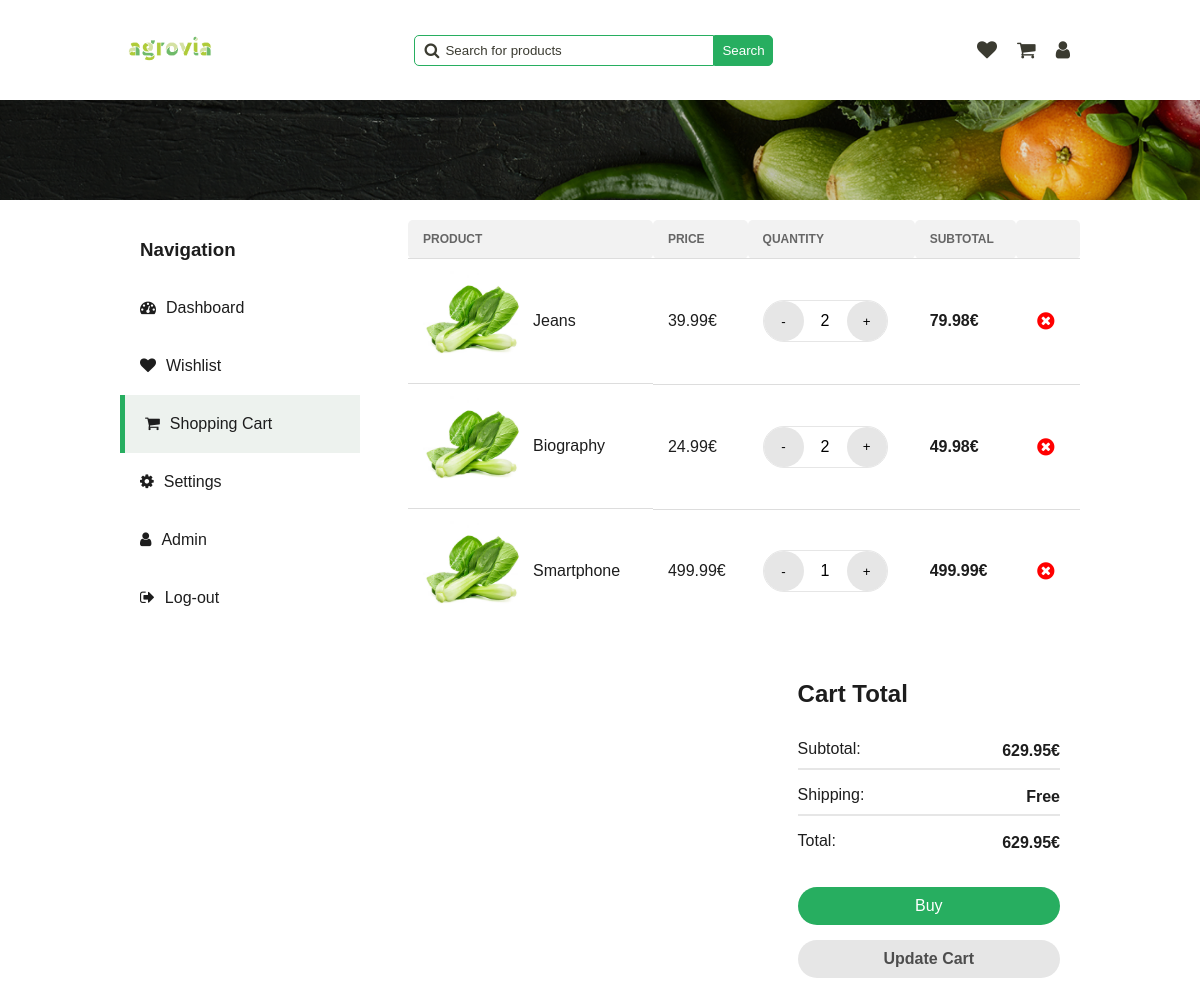
/pages/shopping-cart.php (signed in), run on the app's committed database.
### tables this page shows
CREATE TABLE UserSaved (
  id INTEGER PRIMARY KEY,
  user_id INTEGER,
  announce_id INTEGER,
  quantity_selected INTEGER,
  is_in_cart BOOLEAN,
  is_in_favourite BOOLEAN,
  FOREIGN KEY (user_id) REFERENCES User(id),
  FOREIGN KEY (announce_id) REFERENCES Announce(id)
);

CREATE TABLE Announce (
  id INTEGER PRIMARY KEY,
  id_category INTEGER,
  image TEXT,
  title TEXT,
  description TEXT,
  price FLOAT,
  quantity INTEGER,
  rating INTEGER,
  out_of_stock BOOLEAN,
  FOREIGN KEY (id_category) REFERENCES Category(id)
);

### php/user.php (called while the page is built, shortened)
<?php
require '../php/pdo.php';
function get_user_by_id($id_user)
{
    global $pdo;
    $query = "SELECT * FROM User WHERE id = :id_user";
    $stmt = $pdo->prepare($query);
    $stmt->bindParam(':id_user', $id_user);
    $stmt->execute();
    $user = $stmt->fetch(PDO::FETCH_ASSOC);
    return $user;
}

### php/announce.php (called while the page is built, shortened)
<?php
require '../php/pdo.php';
function get_shopping_cart_by_user_id($user_id)
{
    global $pdo;
    $query = "SELECT Announce.*, UserSaved.quantity_selected
              FROM Announce
              JOIN UserSaved ON Announce.id = UserSaved.announce_id
              WHERE UserSaved.user_id = :user_id AND UserSaved.is_in_cart = 1
             ";
    $stmt = $pdo->prepare($query);
    $stmt->bindParam(':user_id', $user_id);
    $stmt->execute();
    $shopping_cart = $stmt->fetchAll(PDO::FETCH_ASSOC);
    return $shopping_cart;
}
?>

### pages/shopping-cart.php (the view, shortened to what this page needs)
<!DOCTYPE html>
<html lang="en">
<head>
    <link rel="stylesheet" href="../styles/alert.css">
    <link rel="stylesheet" href="../styles/dashboard.css" onload="load_theme()">
    <link rel="stylesheet" href="../styles/main-header.css">
    <link rel="stylesheet" href="../styles/shopping-cart.css">
    <link rel="stylesheet" href="../styles/wishlist.css">
    <link rel="stylesheet" href="https://cdnjs.cloudflare.com/ajax/libs/font-awesome/4.7.0/css/font-awesome.min.css">
</head>
<body>
    <header>
        <a href="../pages/home.php"><img src="../assets/logo/agrovia-green.png" alt="logo"></a>
        <div class="search-bar">
            <span>
                <i class="fa fa-search"></i>
                <input type="text" name="search" id="search" placeholder="Search for products"
                    onkeydown="if(event.keyCode === 13) search()">
            </span>
            <button onclick="search()">Search</button>
        </div>
        <div class="user">
            <a href="../pages/user/wishlist.html">
                <i class="fa fa-heart"></i>
            </a>
            <a href="../pages/user/cart.html">
                <i class="fa fa-shopping-cart"></i>
            </a>
            <a href="../pages/dashboard.php">
                <i class="fa fa-user"></i>
            </a>
        </div>
    </header>
    <div class="separator-background"></div>
    <?php
    require "../php/user.php";
    require "../php/announce.php";
    $user = get_user_by_id($_SESSION['user_id']);
    $shopping_cart_announce = get_shopping_cart_by_user_id($_SESSION['user_id']);
    $total_price = 0;
    ?>
    <div class="main-container">
        <section class="navigation">
            <h3>Navigation</h3>
            <a href="../pages/dashboard.php">
                <i class="fa fa-tachometer" aria-hidden="true"></i>
                <span>Dashboard</span>
            </a>
            <a href="../pages/wishlist.php">
                <i class="fa fa-heart"></i>
                <span>Wishlist</span>
            </a>
            <a href="../pages/shopping-cart.php" class="active">
                <i class="fa fa-shopping-cart"></i>
                <span>Shopping Cart</span>
            </a>
            <a href="../pages/settings.php">
                <i class="fa fa-gear"></i>
                <span>Settings</span>
            </a>
            <?php
            if ($user['is_admin']) {
                echo '<a href="../pages/admin.php"><i class="fa fa-user"></i><span>Admin</span></a>';
            }
            ?>
            <a href="../php/log-out.php">
                <i class="fa fa-sign-out"></i>
                Log-out
            </a>
        </section>
        <section class="tab-content shopping-cart-section">
            <table>
                <tr>
                    <th>Product</th>
                    <th>Price</th>
                    <th>Quantity</th>
                    <th>Subtotal</th>
                    <th></th>
                </tr>
                <?php foreach ($shopping_cart_announce as $item): ?>
                    <tr id="wishlist-item-<?php echo $item['id']; ?>">
                        <td class="product">
                            <img src="<?php echo $item['image']; ?>" alt="product">
                            <span><?php echo $item['title']; ?></span>
                        </td>
                        <td id="price-<?php echo $item['id']; ?>">
                            <?php echo $item['price']; ?>€
                        </td>
                        <td class="stock-status">
                            <span>
                                <div class="manage-quantity">
                                    <button class="increment" onclick="decrement(<?php echo $item['id']; ?>)">-</button>
                                    <span
                                        id="count-<?php echo $item['id']; ?>"><?php echo $item['quantity_selected']; ?></span>
                                    <button class="decrement" onclick="increment(<?php echo $item['id']; ?>)">+</button>
                                </div>
                            </span>
                        </td>
                        <td>
                            <strong class="subtotal" id="subtotal-<?php echo $item['id']; ?>">
                                <?php echo $item['price'] * $item['quantity_selected']; ?>€
                            </strong>
                        </td>
                        <td>
                            <button class="delete-btn" onclick="delete_wishlist_item(<?php echo $item['id']; ?>)">
                                <i class="fa fa-times-circle" aria-hidden="true"></i>
                            </button>
                        </td>
                    </tr>
                    <?php
                    $total_price += $item['price'] * $item['quantity_selected'];
                endforeach;
                ?>
            </table>
            <section class="total">
                <h3>Cart Total</h3>
                <span class="subtotal-price">
                    Subtotal: <span class="total-price"><?php echo $total_price; ?>€</span>
                </span>
                <hr>
                <span class="shipping-price">
                    Shipping: <span>Free</span>
                </span>
                <hr>
                <span>
                    Total: <span class="total-price"><?php echo $total_price; ?>€</span>
                </span>
                <button class="buy" onclick="">Buy</button>
                <button class="update" id="update-cart" onclick="update_cart();">Update Cart</button>
            </section>
        </section>
    </div>
</body>
</html>

### styles/dashboard.css (style rules this page uses)
.main-container { margin-top: 120px; display: flex; justify-content: space-between; }
.main-container .navigation { display: flex; justify-content: flex-start; flex-direction: column; background-color: var(--white); width: 25%; border-radius: 5px; height: max-content; }
.main-container .navigation h3 { color: var(--dark); padding: 0px 20px 0 20px; }
.main-container .navigation a { padding: 20px; display: flex; justify-content: flex-start; text-decoration: none; color: var(--dark); }
.main-container .navigation a.active { background-color: var(--light-hover-green); border-left: 5px solid var(--secondary); }
.main-container .navigation a i { margin-right: 10px; }
.tab-content { padding: 20px; width: 70%; background-color: var(--white); border-radius: 5px; }

### styles/main-header.css (style rules this page uses)
header { display: flex; justify-content: space-between; align-items: center; }
header a img { width: 100px; }
header .search-bar { display: flex; align-items: center; }
header .search-bar span { display: flex; align-items: center; position: relative; }
header .search-bar span i { position: absolute; left: 10px; color: var(--text); }
header .search-bar span input { padding: 7px; border: 1px solid var(--secondary); border-radius: 5px 0 0 5px; padding-left: 30px; min-width: 300px; }
header .search-bar span input::placeholder { color: var(--text); position: absolute; left: 30px; }
header .search-bar button { padding: 7px; border-radius: 0 5px 5px 0; background-color: var(--secondary); color: var(--white); border: 1px solid var(--secondary); cursor: pointer; }
header .user { display: flex; align-items: center; }
header .user a { text-decoration: none; padding: 10px; }
header .user a i { font-size: 20px; color: var(--text); }
.separator-background { background-image: url("../../assets/backgrounds/separator-background.png"); background-size: cover; background-position: center; background-repeat: no-repeat; width: 100%; height: 100px; position: absolute; left: 0; }

### styles/shopping-cart.css (style rules this page uses)
.tab-content { background-color: transparent; width: 70%; padding: 0; display: flex; align-items: flex-end; flex-direction: column; }
.tab-content table { border-radius: 5px; border: none; width: 100%; border-collapse: collapse; background-color: var(--white); margin-bottom: 22px; }
table tr th { border-radius: 5px; }
table tr:last-child td { border-bottom: none; }
.manage-quantity { display: flex; align-items: center; justify-content: space-between; background-color: var(--white); border-radius: 35px; width: 125px; border: 1px solid var(--light-stroke); }
.manage-quantity button { padding: 12px; width: 40px; height: 40px; border-radius: 50%; border: none; cursor: pointer; background-color: var(--light-stroke); }
.manage-quantity span { width: 25px; text-align: center; border: none; background-color: transparent; color: black; }
.total { display: flex; flex-direction: column; background: white; height: fit-content; padding: 20px; border-radius: 5px; color: var(--dark); width: 45%; }
.total h3 { font-size: 1.5rem; margin-top: 5px; }
.total hr { border: 1px solid var(--light-stroke); width: 100%; }
.total span { display: flex; justify-content: space-between; margin-top: 5px; align-items: center; }
.total span > span { font-weight: 700; }
.total .buy, .total .update { padding: 10px 20px; font-size: 1rem; background-color: var(--secondary); color: white; border: none; border-radius: 50px; cursor: pointer; transition: background-color 0.3s ease; width: 100%; margin-top: 35px; }
.total .update { margin-top: 15px; background-color: var(--light-stroke); color: #4d4d4d; font-weight: 700; }

### data on the page
usersaved: announce.image (picture), announce.title "Jeans", announce.price "39.99", quantity_selected "2", $item['price'] * $item['quantity_selected'] "79.98"
usersaved: announce.image (picture), announce.title "Biography", announce.price "24.99", quantity_selected "2", $item['price'] * $item['quantity_selected'] "49.98"
usersaved: announce.image (picture), announce.title "Smartphone", announce.price "499.99", quantity_selected "1", $item['price']*$item['quantity_selected'] "499.99"

### other printed values
$total_price "629.95"
